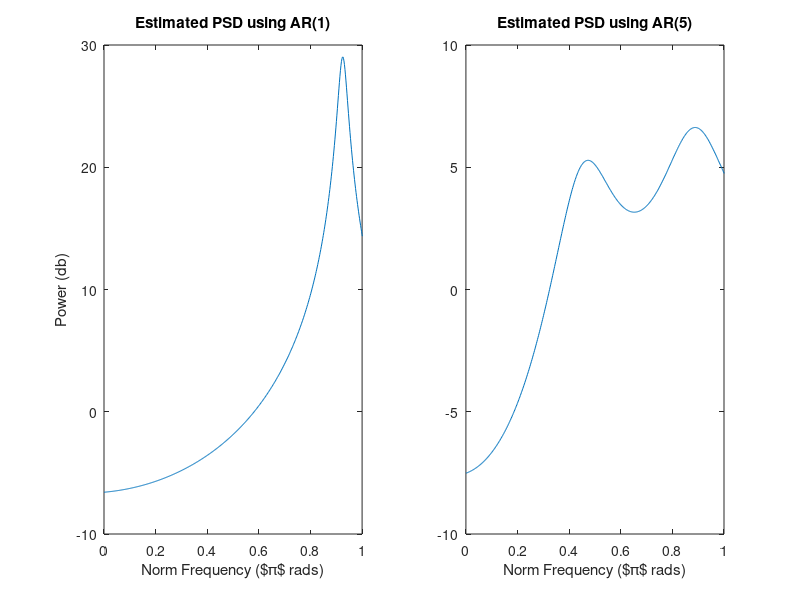
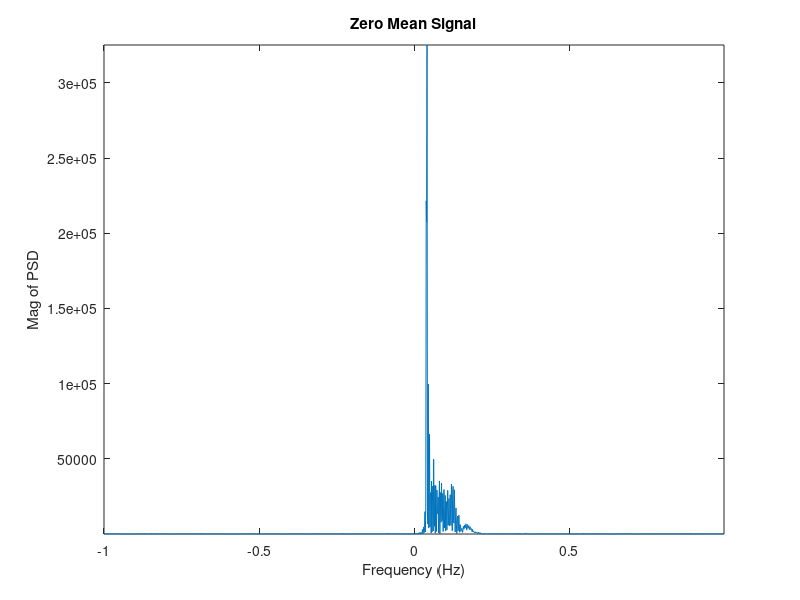

Write the MATLAB code that produced these figures, in order.
clear all
close all

%% CLOSE

LENGTH = 1500;
fs = 5000;

noise= sqrt(0.05)*sqrt(0.5)*[1 1j]*randn(2,LENGTH); %thank you http://www.mathworks.com/matlabcentral/newsreader/view_thread/32077

phase(1:500)    = 100;
phase(501:1000) = 100 + (  (1:500) ./ 2 );
phase(1001:1500)= 100 + (( (1:500) ./ 25).^2);

phase = cumsum(phase);


y = exp(1j*( (2*pi/fs ) .* phase)) + noise;


figure
subplot(1,2,1)
    [a,b,c] = aryule(y, 1);
    [h,z] = freqz(1, [1,-conj(a(2))], 1024);
    plot(z/pi,10*log(abs(h)));
    xlim([0 1])
    title('Estimated PSD using AR(1)')
    xlabel('Norm Frequency ($\pi$ rads)')
    ylabel('Power (db)');
subplot(1,2,2)
    [a,b,c] = aryule(y, 5);
    [h,z] = freqz(1, [1,-conj(a(2)),-conj(a(3)),-conj(a(4)),-conj(a(5))], 1024);
    plot(z/pi,10*log(abs(h)));
    xlim([0 1])
    title('Estimated PSD using AR(5)')
    xlabel('Norm Frequency ($\pi$ rads)')
    
%% ideal

fft_dm1911 = @(x) abs(fftshift(fft(x))).^2;
w = linspace(-1,1,(length(y))+1);
w = w(1:(end-1));

figure;
    plot(w, fft_dm1911(y));
    title('Zero Mean Signal');
    axis tight;
    ylabel('Mag of PSD')
    xlabel('Frequency (Hz)')